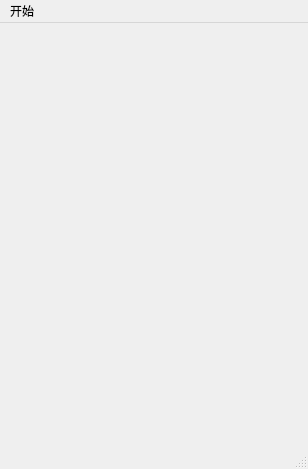
<?xml version="1.0" encoding="UTF-8"?>
<ui version="4.0">
 <class>MainScene</class>
 <widget class="QMainWindow" name="MainScene">
  <property name="geometry">
   <rect>
    <x>0</x>
    <y>0</y>
    <width>308</width>
    <height>469</height>
   </rect>
  </property>
  <property name="windowTitle">
   <string>翻金币</string>
  </property>
  <widget class="QWidget" name="centralWidget"/>
  <widget class="QMenuBar" name="menuBar">
   <property name="geometry">
    <rect>
     <x>0</x>
     <y>0</y>
     <width>308</width>
     <height>26</height>
    </rect>
   </property>
   <widget class="QMenu" name="menu">
    <property name="title">
     <string>开始</string>
    </property>
    <addaction name="actionExit"/>
   </widget>
   <addaction name="menu"/>
  </widget>
  <widget class="QStatusBar" name="statusBar"/>
  <action name="actionExit">
   <property name="text">
    <string>退出</string>
   </property>
  </action>
 </widget>
 <layoutdefault spacing="6" margin="11"/>
 <resources/>
 <connections/>
</ui>
